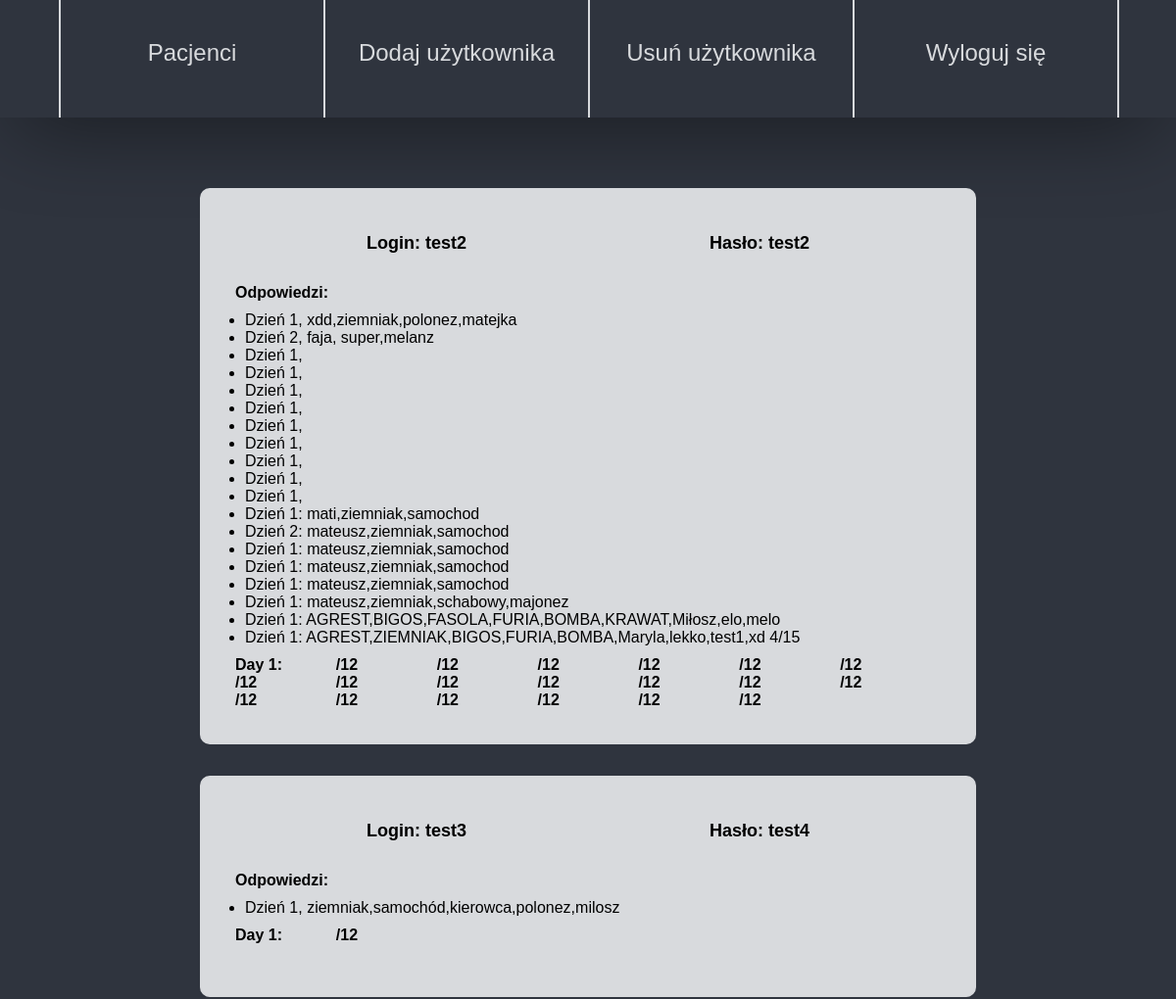
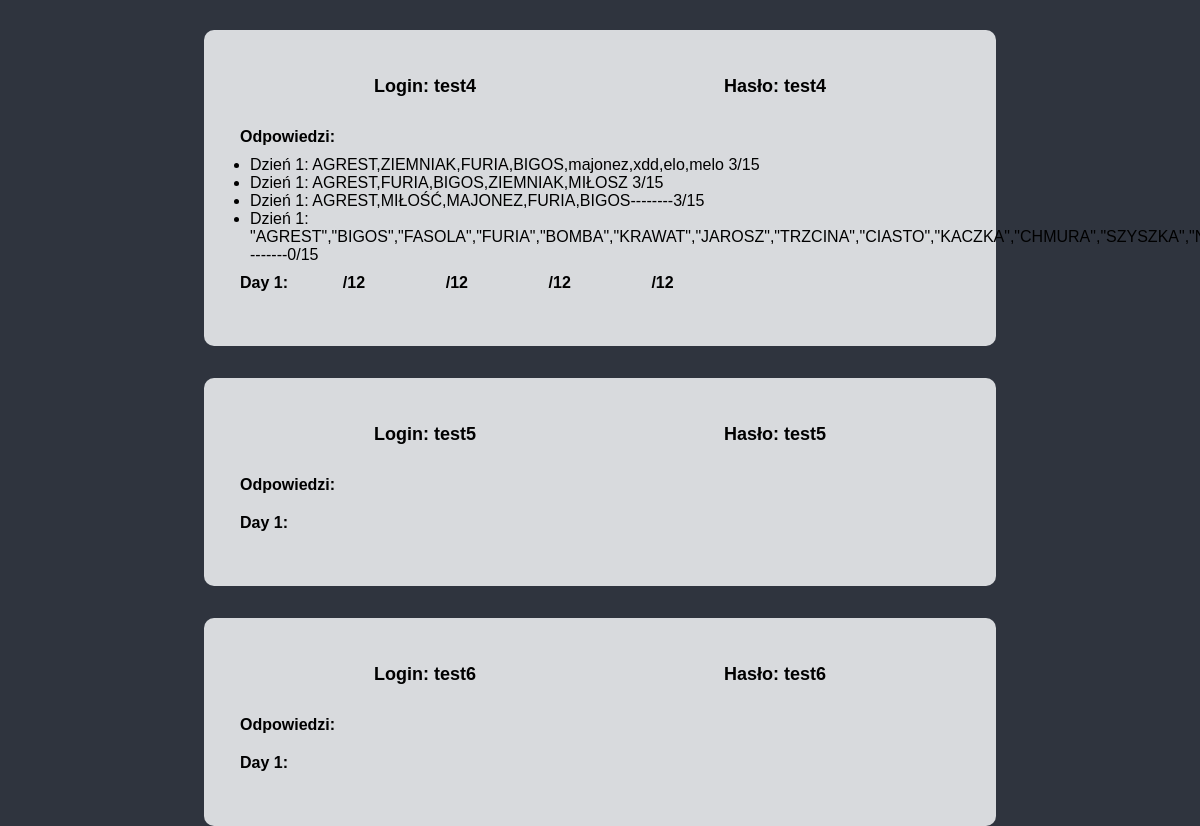
The page /users2551 on the database as committed earlier (2 pictures, top to bottom).
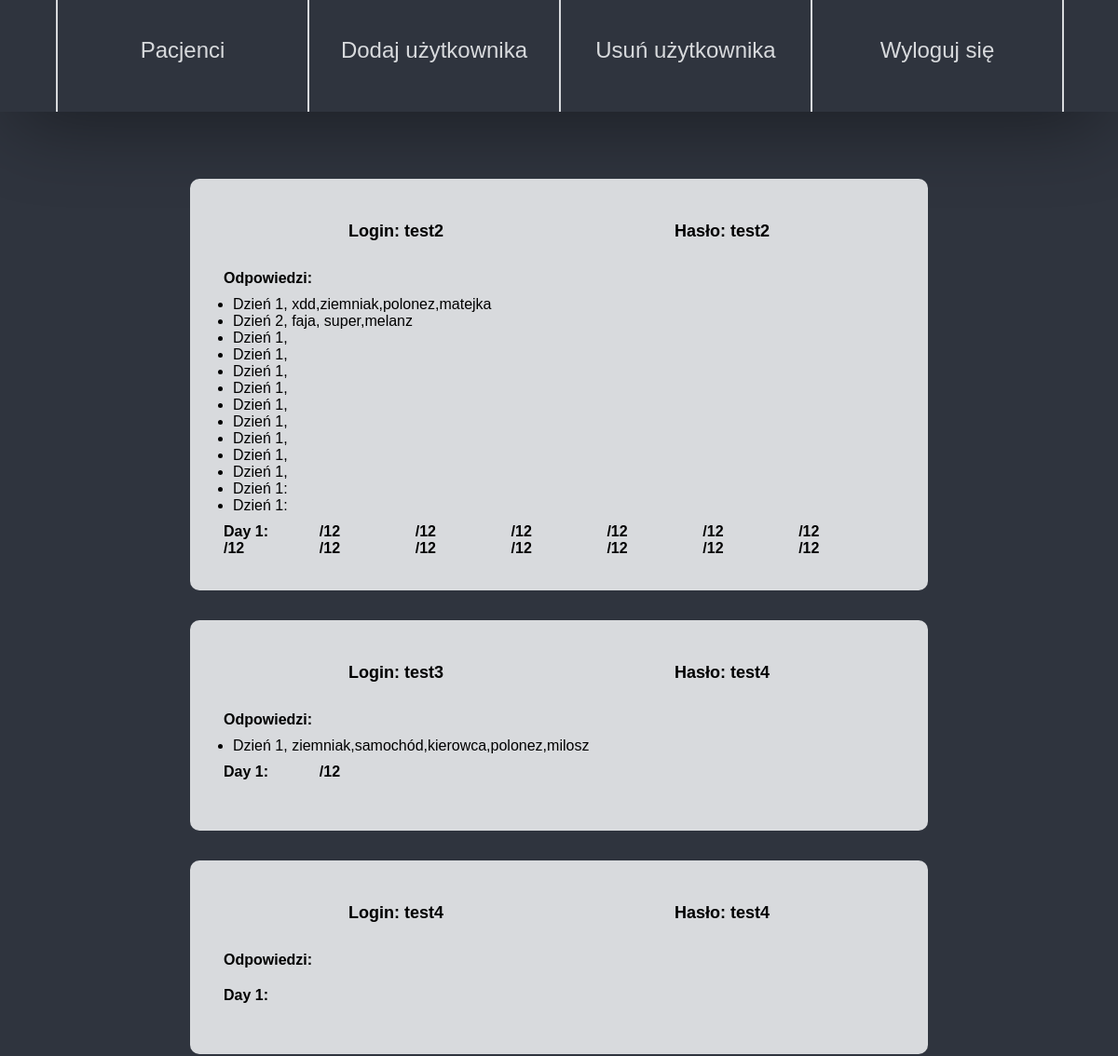
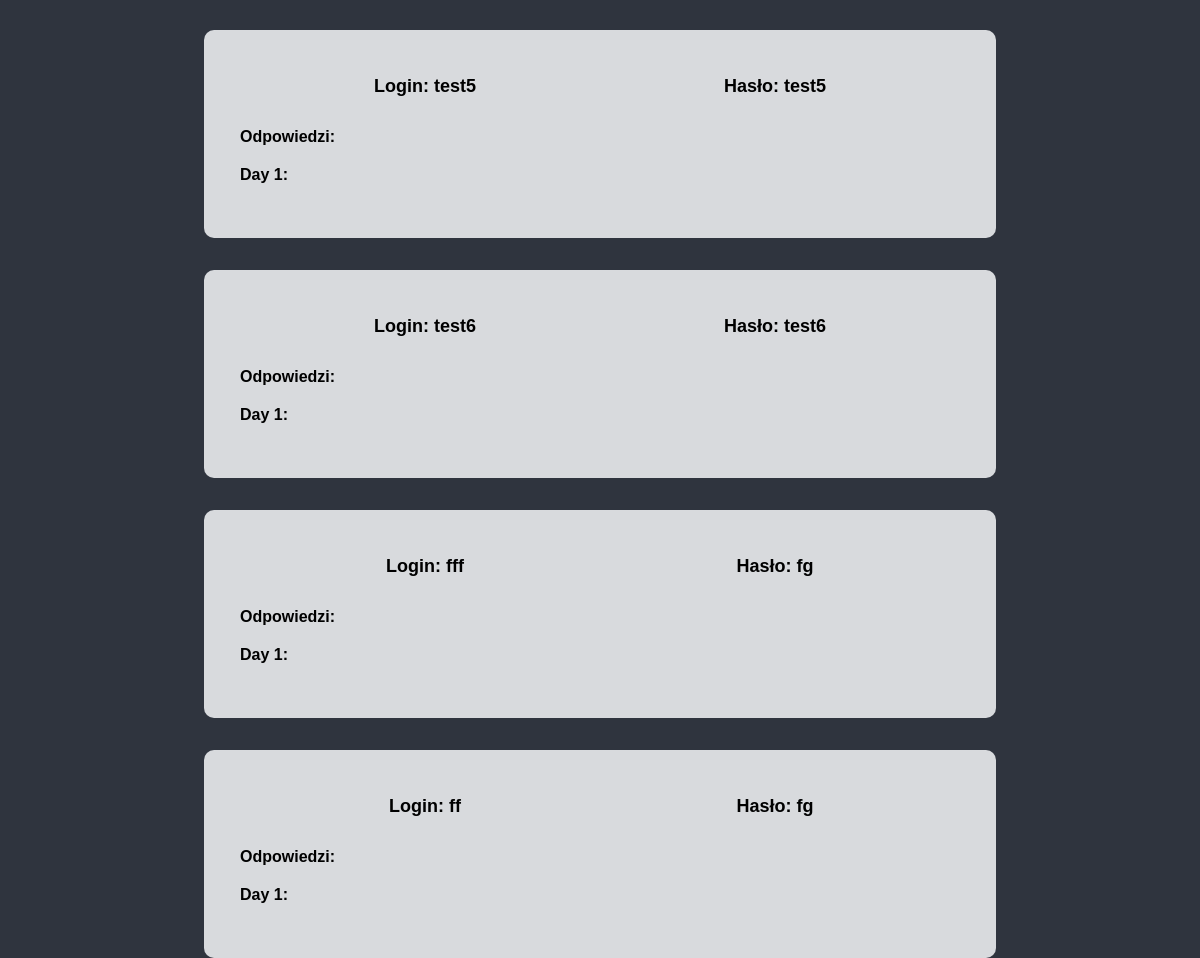
The same page on the database as committed later (2 pictures, top to bottom).
### neuro/modules.py (models this page shows, shortened)
class User(db.Model,UserMixin):
    id = db.Column(db.Integer, primary_key=True)
    username = db.Column(db.String(20), unique=True, nullable=False)
    password = db.Column(db.String(60), nullable=False)
    answers = db.relationship('Answer', backref='author', lazy=True)

class Answer(db.Model):
    id = db.Column(db.Integer, primary_key=True)
    date_posted = db.Column(db.DateTime, nullable=True, default=datetime.utcnow)
    day1 = db.Column(db.Text, nullable=True)
    user_id = db.Column(db.Integer, db.ForeignKey('user.id'), nullable=True)

### neuro/routes.py (the view)
@app.route('/users2551',methods =["GET"])
def users():
    users = User.query.all()
    '''
    for user in users:
        x = user.answers
        for answer in x:
            useranswer=(answer.day1)
            answer_arry=useranswer.split(",")

            if (answer_arry[0]=="Dzień 1"):
                correctDay1 = [" xdd","ziemniak","polonez","gitara","samochód","melanz"]
                a = set(answer_arry)
                b = set(correctDay1)
                result1=len(a&b)

            elif (answer_arry[0]=="Dzień 2"):
                a = set(answer_arry)
                b = set(correctDay1)
                result2 = len(a&b)
    '''
    return render_template('users.html',users=users)#result1=result1)

### neuro/templates/users.html (shortened to what this page needs)
{% extends "admin.html" %}
{% block content %}
{% for user in users %}
<div class="contentUsers">
    <div class="Userbox">
    <div id="login">Login: {{user.username}}</div>
    <div class="passwordUser"> Hasło: {{user.password}}</div>
    </div>
    <div class="AnswersDays">Odpowiedzi:
    <div class="answers">
        <ul>
        {% for answer in user.answers %}
            <li id="answer">{{ answer.day1}} </li>
        {% endfor %}
        </ul> </div> </div>
        <div class="correct">
        <div class="daynumbers">Day 1:</div>
        {% for answer in user.answers %}
        <div class="points">{{ result1 }}/12</div>
        {%endfor%}
    </div>
</div>
{% endfor %}
{% endblock content %}

### neuro/templates/admin.html (shortened to what this page needs)
<!DOCTYPE html>
<html>
<head>
    <link rel="stylesheet" href="{{ url_for('static', filename='admin.css') }}">
</head>
<body>
      <div id="menuwrapper">
        <div id="container">
          <a href="/users2551" class='elements'>Pacjenci</a>
          <a href="/add2551" class='elements'>Dodaj użytkownika</a>
          <a href="/delete2551" class='elements'>Usuń użytkownika</a>
          <a href="/login" class='elements'>Wyloguj się</a>
        </div>
        </div>
   {% block content %}{% endblock %}
</body>
</html>

### neuro/static/admin.css (style rules this page uses)
* { padding:0; margin: 0; }
body { background-color: #2F343E; font-family: Arial; }
#menuwrapper { width:100%; height:15vh; -webkit-box-shadow: 0px 24px 87px -17px rgba(0,0,0,0.48); -moz-box-shadow: 0px 24px 87px -17px rgba(0,0,0,0.48); box-shadow: 0px 24px 87px -17px rgba(0,0,0,0.48); }
#container { width:90%; height:15vh; display:grid; margin-left: 5%; margin-right: 5%; grid-template-columns: 1fr 1fr 1fr 1fr; grid-template-rows: 1fr; }
.elements { font-size: 2vw; padding-top: 5vh; text-align: center; border-left:solid 2px #d8dadd; text-decoration: none; color: #d8dadd; display: grid; position: relative; }
#container:last-child { border-right:solid 2px #d8dadd; }
.elements::before, .elements::after { content: ""; border-top: solid 1px transparent; box-sizing: border-box; position: absolute; height: 0; width: 0; }
.elements::before { top: 3vh; left: 2.2vw; }
.elements::after { bottom: 3vh; left: 2.2vw; }
.contentUsers { max-width: 60%; padding: 3vw; margin: 4vh auto; transform: translate(0, 5vh); background-color: #d8dadd; border-radius: 10px; }
.Userbox { display: grid; grid-template-rows: 1fr 1fr; grid-template-columns: 1fr 1fr; font-size: 1.5vw; font-weight: 700; text-align: center; padding: 10px; }
.AnswersDays { display: grid; grid-template-columns: 1fr; grid-template-rows: auto; font-weight: 700; }
.answers { font-weight: 300 !important; padding: 10px; }
.correct { display: grid; grid-template-columns: 1fr 1fr 1fr 1fr 1fr 1fr 1fr ; grid-template-rows: 1fr 1fr; font-weight: 700; }
.daynumbers { grid-row: 1/span 1; }

Rows that differ between the two databases and show on the page:
removed Answer: day1 "Dzień 1: mati,ziemniak,samochod", shown under User "test2"
removed Answer: day1 "Dzień 2: mateusz,ziemniak,samochod", shown under User "test2"
removed Answer: day1 "Dzień 1: mateusz,ziemniak,samochod", shown under User "test2"
removed Answer: day1 "Dzień 1: mateusz,ziemniak,samochod", shown under User "test2"
removed Answer: day1 "Dzień 1: mateusz,ziemniak,samochod", shown under User "test2"
removed Answer: day1 "Dzień 1: mateusz,ziemniak,schabowy,majonez", shown under User "test2"
removed Answer: day1 "Dzień 1: AGREST,BIGOS,FASOLA,FURIA,BOMBA,KRAWAT,Miłosz,elo,melo", shown under User "test2"
removed Answer: day1 "Dzień 1: AGREST,ZIEMNIAK,BIGOS,FURIA,BOMBA,Maryla,lekko,test1,xd 4/15", shown under User "test2"
removed Answer: day1 "Dzień 1: AGREST,ZIEMNIAK,FURIA,BIGOS,majonez,xdd,elo,melo 3/15", shown under User (number 3 of 7 on the later page)
removed Answer: day1 "Dzień 1: AGREST,FURIA,BIGOS,ZIEMNIAK,MIŁOSZ 3/15", shown under User (number 3 of 7 on the later page)
removed Answer: day1 "Dzień 1: AGREST,MIŁOŚĆ,MAJONEZ,FURIA,BIGOS--------3/15", shown under User (number 3 of 7 on the later page)
removed Answer: day1 "Dzień 1:…", shown under User (number 3 of 7 on the later page)
added Answer: day1 "Dzień 1:", shown under User "test2"
added Answer: day1 "Dzień 1:", shown under User "test2"
added User: username "fff", password "fg"
added User: username "ff", password "fg"
